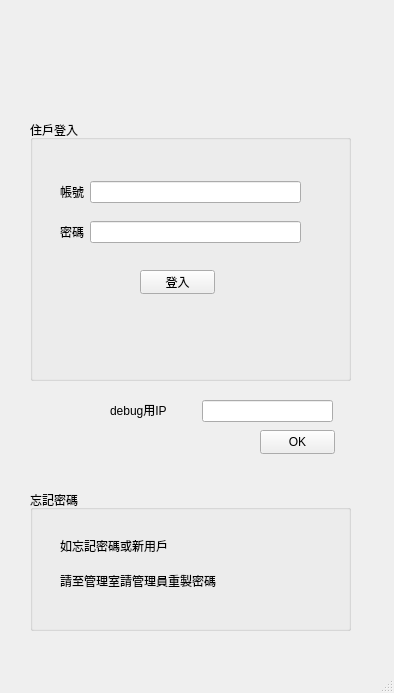
<?xml version="1.0" encoding="UTF-8"?>
<ui version="4.0">
 <class>MainWindow</class>
 <widget class="QMainWindow" name="MainWindow">
  <property name="geometry">
   <rect>
    <x>0</x>
    <y>0</y>
    <width>394</width>
    <height>693</height>
   </rect>
  </property>
  <property name="windowTitle">
   <string>MainWindow</string>
  </property>
  <widget class="QWidget" name="centralwidget">
   <widget class="QStackedWidget" name="stackedWidget">
    <property name="geometry">
     <rect>
      <x>0</x>
      <y>10</y>
      <width>391</width>
      <height>661</height>
     </rect>
    </property>
    <widget class="QWidget" name="page">
     <widget class="QGroupBox" name="groupBox">
      <property name="geometry">
       <rect>
        <x>30</x>
        <y>110</y>
        <width>321</width>
        <height>261</height>
       </rect>
      </property>
      <property name="title">
       <string>住戶登入</string>
      </property>
      <widget class="QPushButton" name="pushButton">
       <property name="geometry">
        <rect>
         <x>110</x>
         <y>150</y>
         <width>75</width>
         <height>24</height>
        </rect>
       </property>
       <property name="text">
        <string>登入</string>
       </property>
      </widget>
      <widget class="QWidget" name="layoutWidget">
       <property name="geometry">
        <rect>
         <x>30</x>
         <y>100</y>
         <width>241</width>
         <height>24</height>
        </rect>
       </property>
       <layout class="QHBoxLayout" name="horizontalLayout_2">
        <item>
         <widget class="QLabel" name="label_2">
          <property name="text">
           <string>密碼</string>
          </property>
         </widget>
        </item>
        <item>
         <widget class="QLineEdit" name="lineEdit_2">
          <property name="echoMode">
           <enum>QLineEdit::Password</enum>
          </property>
         </widget>
        </item>
       </layout>
      </widget>
      <widget class="QWidget" name="layoutWidget">
       <property name="geometry">
        <rect>
         <x>30</x>
         <y>60</y>
         <width>241</width>
         <height>24</height>
        </rect>
       </property>
       <layout class="QHBoxLayout" name="horizontalLayout">
        <item>
         <widget class="QLabel" name="label">
          <property name="text">
           <string>帳號</string>
          </property>
         </widget>
        </item>
        <item>
         <widget class="QLineEdit" name="lineEdit"/>
        </item>
       </layout>
      </widget>
      <widget class="QLabel" name="label_5">
       <property name="geometry">
        <rect>
         <x>80</x>
         <y>210</y>
         <width>151</width>
         <height>16</height>
        </rect>
       </property>
       <property name="text">
        <string/>
       </property>
      </widget>
     </widget>
     <widget class="QGroupBox" name="groupBox_2">
      <property name="geometry">
       <rect>
        <x>30</x>
        <y>480</y>
        <width>321</width>
        <height>141</height>
       </rect>
      </property>
      <property name="title">
       <string>忘記密碼</string>
      </property>
      <widget class="QLabel" name="label_3">
       <property name="geometry">
        <rect>
         <x>30</x>
         <y>40</y>
         <width>271</width>
         <height>31</height>
        </rect>
       </property>
       <property name="text">
        <string>如忘記密碼或新用戶</string>
       </property>
      </widget>
      <widget class="QLabel" name="label_4">
       <property name="geometry">
        <rect>
         <x>30</x>
         <y>80</y>
         <width>271</width>
         <height>21</height>
        </rect>
       </property>
       <property name="text">
        <string>請至管理室請管理員重製密碼</string>
       </property>
      </widget>
     </widget>
     <widget class="QLineEdit" name="lineEdit_3">
      <property name="geometry">
       <rect>
        <x>202</x>
        <y>390</y>
        <width>131</width>
        <height>22</height>
       </rect>
      </property>
     </widget>
     <widget class="QLabel" name="label_6">
      <property name="geometry">
       <rect>
        <x>110</x>
        <y>390</y>
        <width>91</width>
        <height>20</height>
       </rect>
      </property>
      <property name="text">
       <string>debug用IP</string>
      </property>
     </widget>
     <widget class="QPushButton" name="pushButton_2">
      <property name="geometry">
       <rect>
        <x>260</x>
        <y>420</y>
        <width>75</width>
        <height>24</height>
       </rect>
      </property>
      <property name="text">
       <string>OK</string>
      </property>
     </widget>
    </widget>
   </widget>
  </widget>
  <widget class="QMenuBar" name="menubar">
   <property name="geometry">
    <rect>
     <x>0</x>
     <y>0</y>
     <width>394</width>
     <height>22</height>
    </rect>
   </property>
  </widget>
  <widget class="QStatusBar" name="statusbar"/>
 </widget>
 <resources/>
 <connections/>
</ui>
